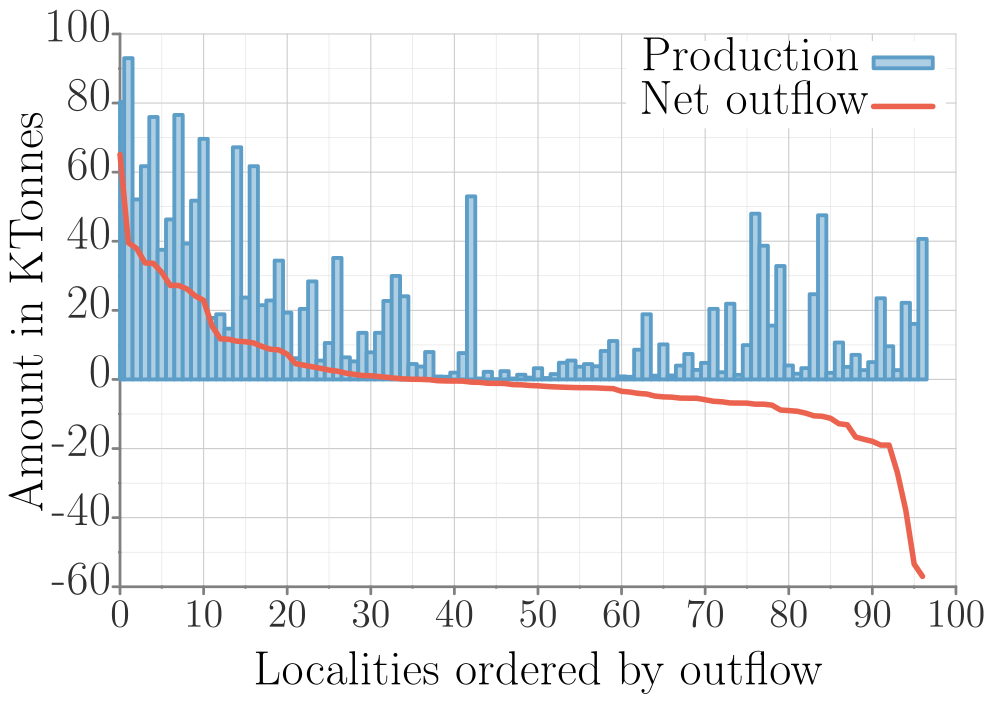

Recreate this plot in gnuplot.
##### terminal
set term tikz standalone size 12.5cm,8.75cm font ",14" gparrows scale 2,2 textscale 2
set datafile separator ','

##### output
set output 'prod_netout_flows_precip1_b1_k1000.tex'

##### bg: bg color, axes, grid, tics
##### http://www.colourlovers.com/palette/268142/Danger_Mouse
Danger='#F84934'; # red
Shoes='#4D5E5F'; # grey
##### Rand Olson
roBlue='#1F77B4';
roRed='#D62728';
# border
set style line 21 lt 1 lc rgb '#808080' 
set border 3 back ls 21 lw 5
# grid
set style line 22 lt 2 lc rgb '#CCCCCC' lw 2
set style line 23 lt 2 lc rgb '#DDDDDD' lw 1
set grid xtics mxtics ytics mytics back ls 22, ls 23
# tics
set tics textcolor rgb '#303030'
set tics nomirror out scale 1,.1
set mxtics 2
set mytics 2

##### load default linestyles
set style increment user
# taken care of in terminal
do for [i=1:15] { set style line i lt 1 lw 7 }

##### line colors
# mathematica default
DarkBlue= '#5e82b5'
Orange=   '#e09c24'
Green=    '#8fb030'
Red=      '#eb634f'
Purple=   '#8778b3'
Brown=    '#c46e1a'
LightBlue='#5c9ec7'
Yellow=   '#FDBF6F'
MATHEMATICA="#5e82b5 #e09c24 #8fb030 #eb634f #8778b3 #c46e1a #5c9ec7 #FDBF6F"
do for[i=1:8] {set style line i lc rgb word(MATHEMATICA,i)}
####

##### data style
set style data lines

# NOTE: offsets should be a function of font sizes
##### key
set key t l Left spacing 2 width 5 opaque font ",18"

##### tics (note that tics are also set in theme)
set xtics font ",18" offset 0,.2
set ytics font ",18" offset 1.5,0

##### plot
set title font ",18" "" offset -3,.3
set xlabel "Localities ordered by outflow" offset 0,0 font ",18"
set ylabel "Amount in KTonnes" offset -2,0 font ",18"


set notitle;        set key t r width 7;        set ytics offset 2,0;        set xtics offset 0,-.5;        set xlabel offset 0,.4;        set ylabel offset -.2,0;        set format y "%.s";        set xtics font ",15";

plot "props_flows_precip1_b1_k1000.csv" u 3 w boxes fs solid .5 ls 7 t "Production","props_flows_precip1_b1_k1000.csv" u 2 ls 4 lw 10 t "Net outflow";
